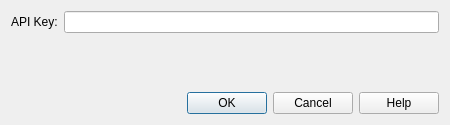
<?xml version="1.0" encoding="UTF-8"?>
<ui version="4.0">
 <class>Dialog_API</class>
 <widget class="QDialog" name="Dialog_API">
  <property name="geometry">
   <rect>
    <x>0</x>
    <y>0</y>
    <width>450</width>
    <height>125</height>
   </rect>
  </property>
  <property name="windowTitle">
   <string>Account Settings</string>
  </property>
  <layout class="QVBoxLayout" name="verticalLayout">
   <item>
    <layout class="QFormLayout" name="formLayout">
     <item row="0" column="0">
      <widget class="QLabel" name="label">
       <property name="text">
        <string>API Key:</string>
       </property>
      </widget>
     </item>
     <item row="0" column="1">
      <widget class="QLineEdit" name="lineEdit_api_key">
       <property name="maxLength">
        <number>100</number>
       </property>
      </widget>
     </item>
    </layout>
   </item>
   <item>
    <widget class="QDialogButtonBox" name="buttonBox">
     <property name="orientation">
      <enum>Qt::Horizontal</enum>
     </property>
     <property name="standardButtons">
      <set>QDialogButtonBox::Cancel|QDialogButtonBox::Help|QDialogButtonBox::Ok</set>
     </property>
    </widget>
   </item>
  </layout>
 </widget>
 <resources/>
 <connections>
  <connection>
   <sender>buttonBox</sender>
   <signal>accepted()</signal>
   <receiver>Dialog_API</receiver>
   <slot>accept()</slot>
   <hints>
    <hint type="sourcelabel">
     <x>248</x>
     <y>254</y>
    </hint>
    <hint type="destinationlabel">
     <x>157</x>
     <y>274</y>
    </hint>
   </hints>
  </connection>
  <connection>
   <sender>buttonBox</sender>
   <signal>rejected()</signal>
   <receiver>Dialog_API</receiver>
   <slot>reject()</slot>
   <hints>
    <hint type="sourcelabel">
     <x>316</x>
     <y>260</y>
    </hint>
    <hint type="destinationlabel">
     <x>286</x>
     <y>274</y>
    </hint>
   </hints>
  </connection>
 </connections>
</ui>
